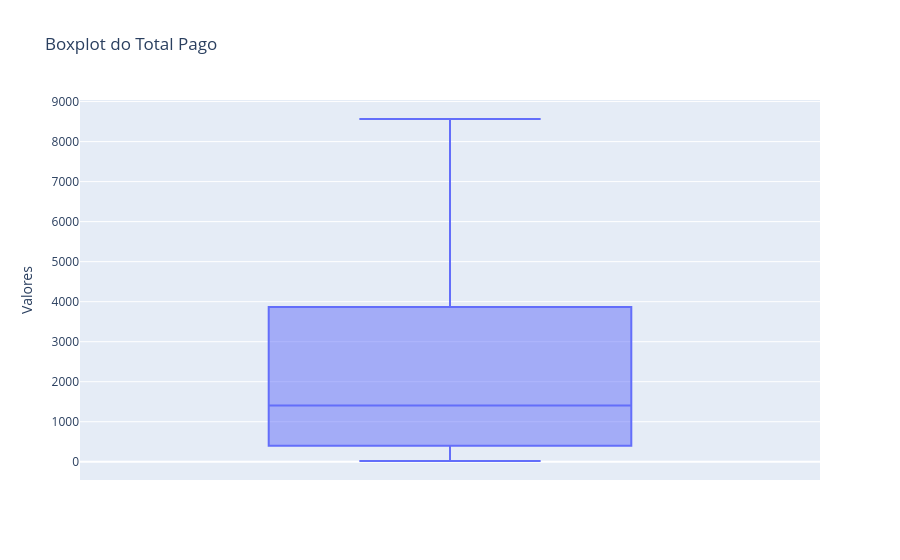

The notebook cell saved with this chart:
### Code cell
#Total Pago
fig = px.box(df, y='Total_Pago', title='Boxplot do Total Pago', labels={'Total_Pago': 'Valores'})
fig.show()

### Figure 1 — Plotly figure (JSON) as saved in the notebook; plotly's stock layout.template omitted (floating-point values rounded to 4 significant figures; data arrays with more than 128 entries replaced by an {"elided": "..."} marker saying what was removed)
{"data": [{"alignmentgroup": "True", "hovertemplate": "Valores=%{y}<extra></extra>", "legendgroup": "", "marker": {"color": "#636efa"}, "name": "", "notched": false, "offsetgroup": "", "orientation": "v", "showlegend": false, "type": "box", "x0": " ", "xaxis": "x", "y": {"elided": "2488 float values"}, "y0": " ", "yaxis": "y"}], "layout": {"boxmode": "group", "legend": {"tracegroupgap": 0}, "title": {"text": "Boxplot do Total Pago"}, "xaxis": {"anchor": "y", "domain": [0, 1]}, "yaxis": {"anchor": "x", "domain": [0, 1], "title": {"text": "Valores"}}}}
